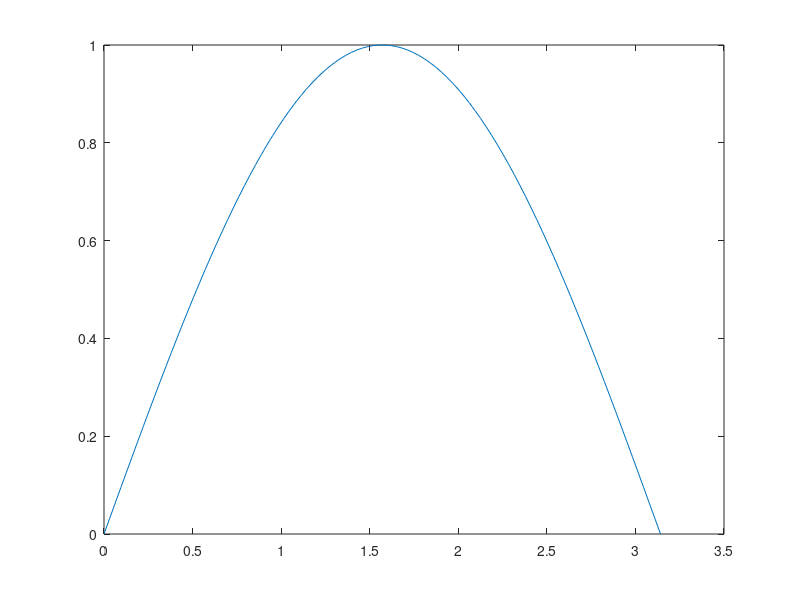

This chart was generated by the following MATLAB code: (Note: this script raises an error after producing the figure.)
function [] = draw_charts()

x = linspace(0,pi,100);
y = sin(x);
p = plot(x,y);
p.Color = 'g';
p.LineWidth = 2;
p.Marker = 'x';
hold on
w = cos(x);
q = plot(x,w);
q.Color = 'b';
q.LineWidth = 2;
q.Marker = 'diamond';

end